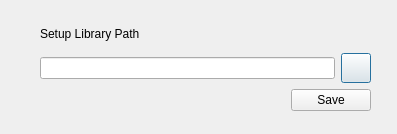
<?xml version="1.0" encoding="UTF-8"?>
<ui version="4.0">
 <class>LibrarySetup</class>
 <widget class="QDialog" name="LibrarySetup">
  <property name="geometry">
   <rect>
    <x>0</x>
    <y>0</y>
    <width>397</width>
    <height>134</height>
   </rect>
  </property>
  <property name="windowTitle">
   <string>Dialog</string>
  </property>
  <widget class="QWidget" name="gridLayoutWidget">
   <property name="geometry">
    <rect>
     <x>40</x>
     <y>20</y>
     <width>331</width>
     <height>91</height>
    </rect>
   </property>
   <layout class="QGridLayout" name="gridLayout">
    <item row="1" column="2">
     <widget class="QPushButton" name="btn_choose">
      <property name="minimumSize">
       <size>
        <width>30</width>
        <height>30</height>
       </size>
      </property>
      <property name="maximumSize">
       <size>
        <width>30</width>
        <height>30</height>
       </size>
      </property>
      <property name="text">
       <string/>
      </property>
      <property name="icon">
       <iconset>
        <normaloff>../icons/open.png</normaloff>../icons/open.png</iconset>
      </property>
     </widget>
    </item>
    <item row="0" column="0" colspan="2">
     <widget class="QLabel" name="label">
      <property name="text">
       <string>Setup Library Path</string>
      </property>
     </widget>
    </item>
    <item row="1" column="0" colspan="2">
     <widget class="QLineEdit" name="le_libpath">
      <property name="readOnly">
       <bool>true</bool>
      </property>
     </widget>
    </item>
    <item row="2" column="1" colspan="2">
     <widget class="QPushButton" name="btn_save">
      <property name="text">
       <string>Save</string>
      </property>
     </widget>
    </item>
    <item row="2" column="0">
     <spacer name="horizontalSpacer">
      <property name="orientation">
       <enum>Qt::Horizontal</enum>
      </property>
      <property name="sizeHint" stdset="0">
       <size>
        <width>40</width>
        <height>20</height>
       </size>
      </property>
     </spacer>
    </item>
   </layout>
  </widget>
 </widget>
 <resources/>
 <connections/>
</ui>
